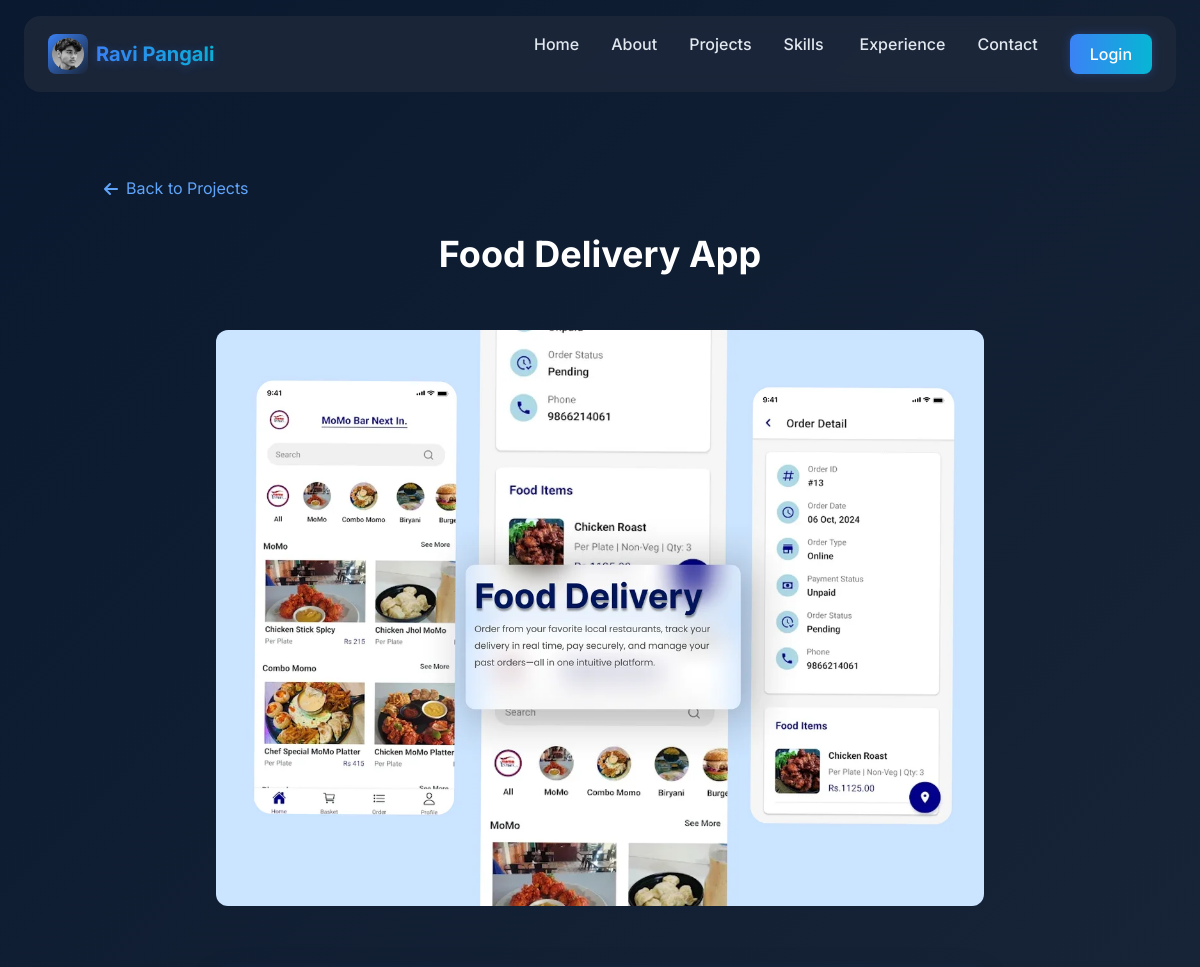
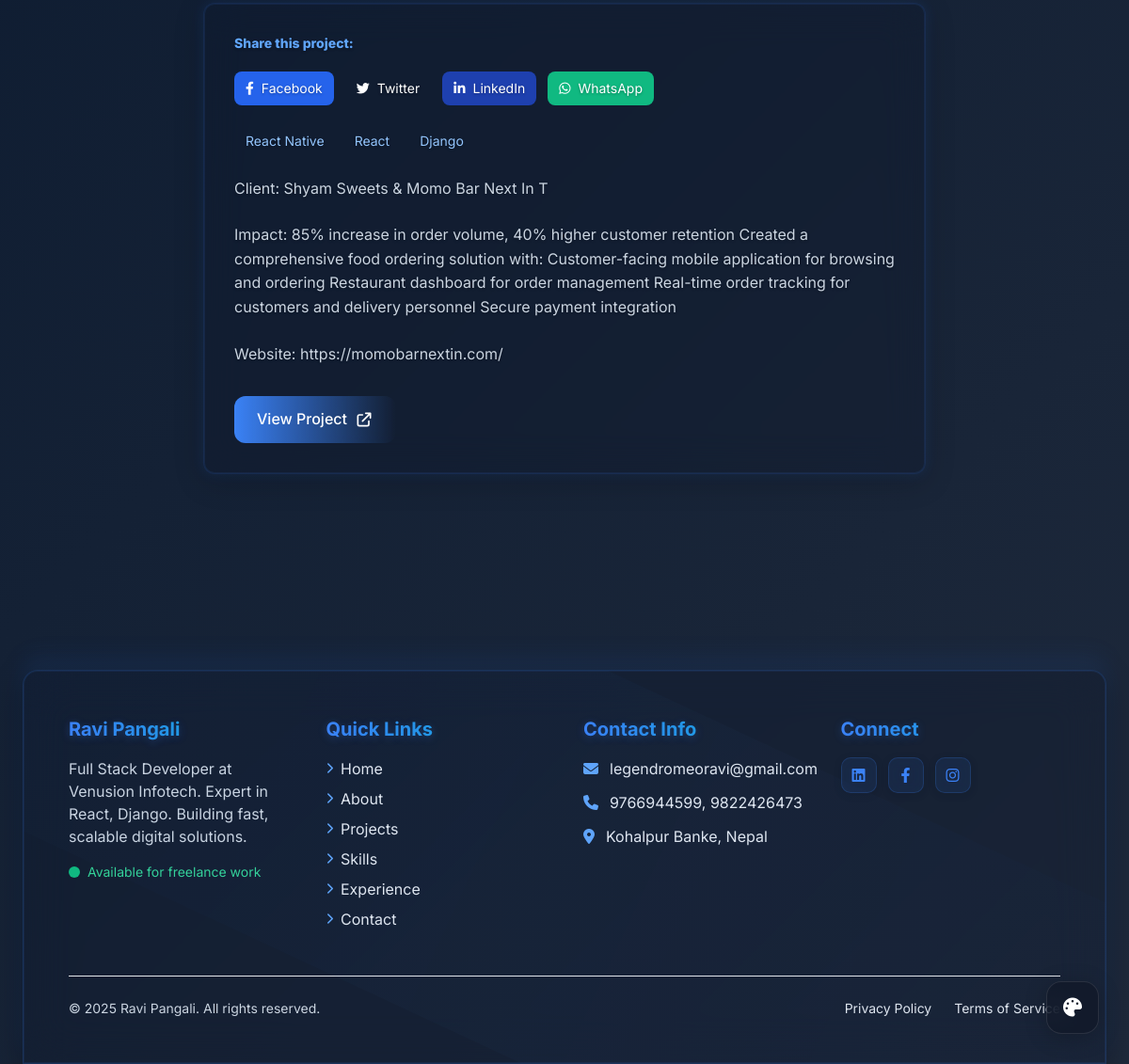
/project/5/, run on an earlier commit of the app's database (2 pictures, top to bottom).
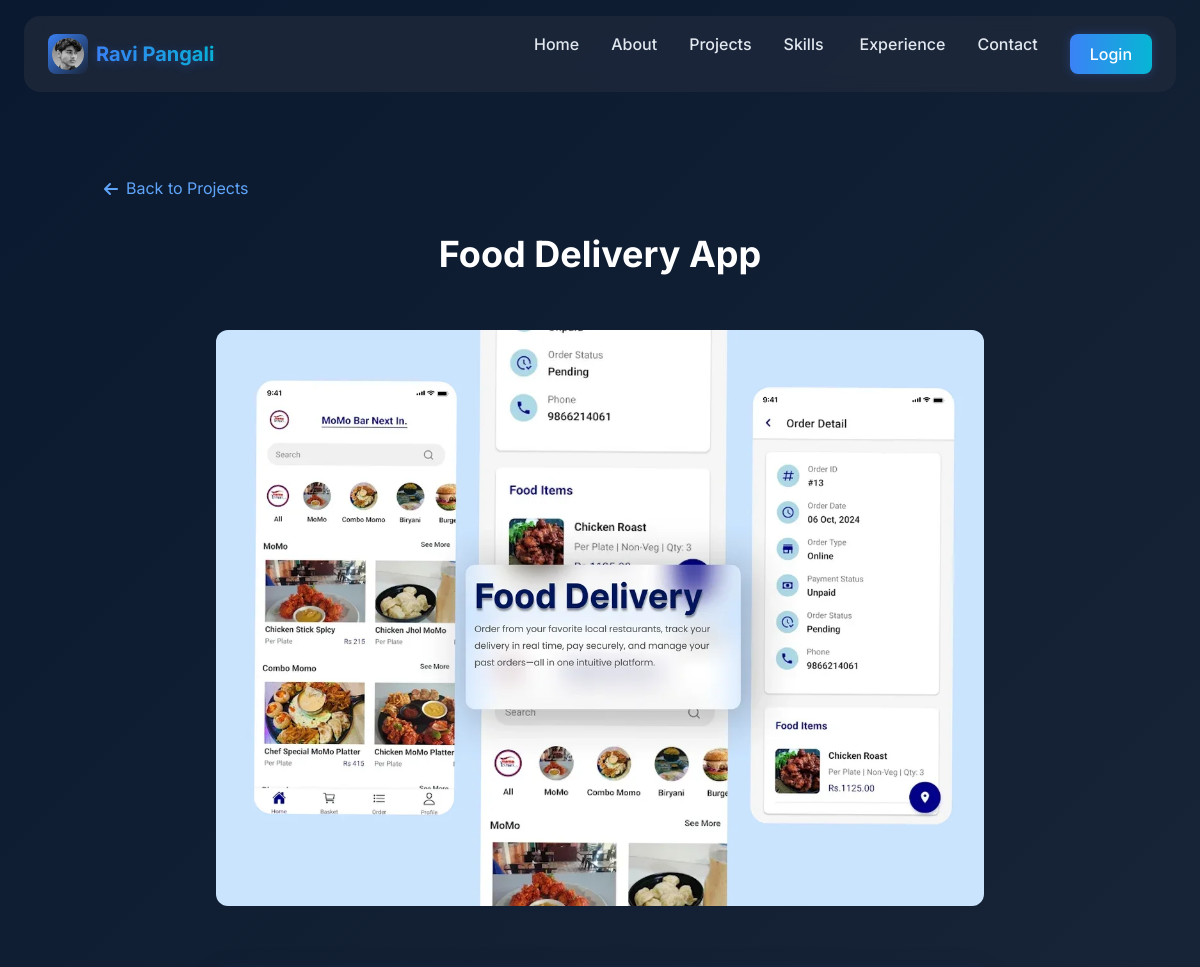
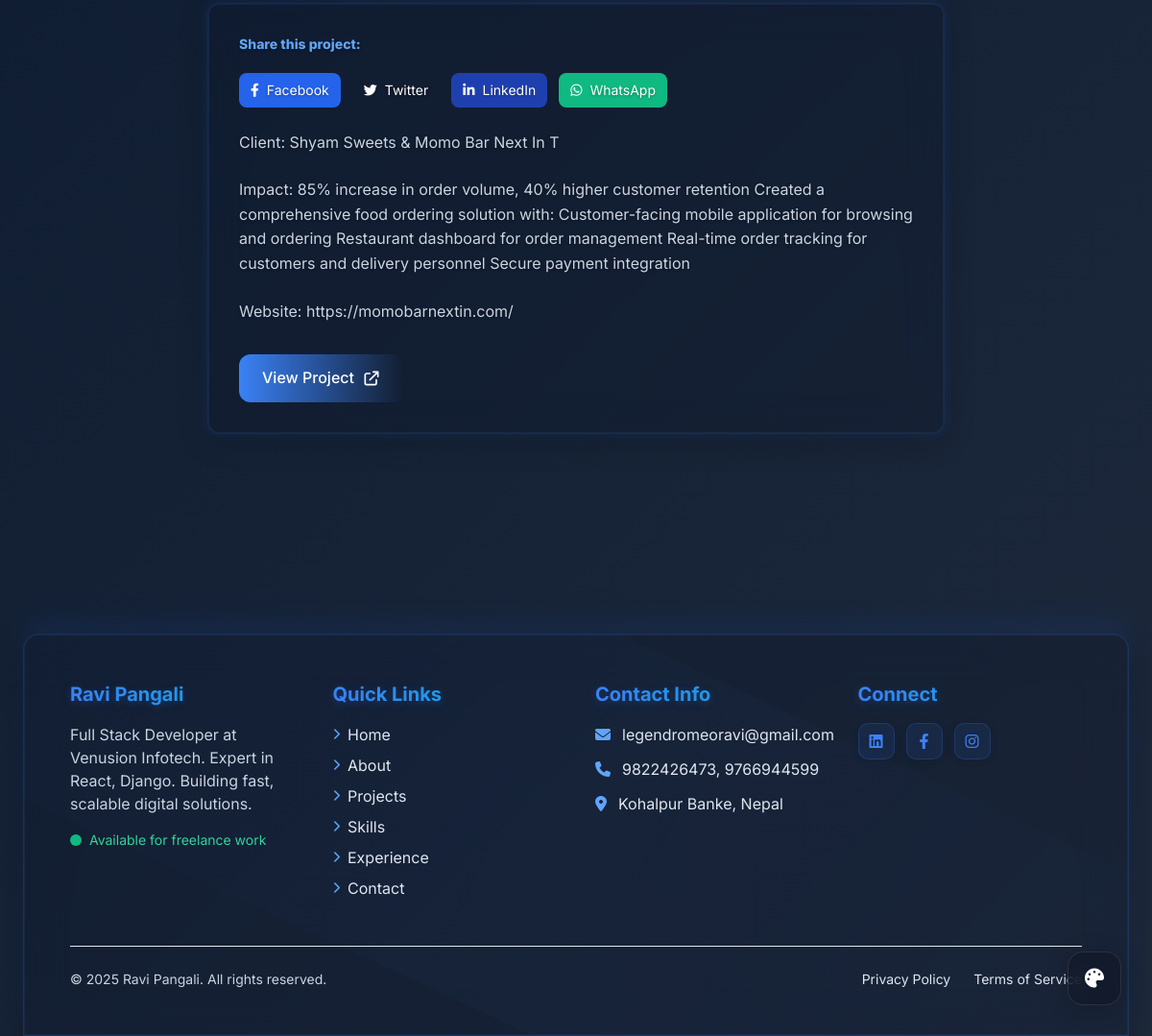
And on a later commit of the database (2 pictures, top to bottom).
### app/models.py (models this page shows, shortened)
class Project(models.Model):
    title = models.CharField(max_length=100)
    description = models.TextField()
    image = models.ImageField(upload_to='projects/', help_text="Recommended size: 1200x630px for optimal social media sharing")
    link = models.URLField(blank=True, null=True)
    order = models.PositiveIntegerField(default=0, help_text="Order to display projects")
    meta_title = models.CharField(max_length=60, blank=True, null=True,
                                help_text="Title for search engines (max 60 characters)")
    meta_description = models.CharField(max_length=160, blank=True, null=True,
                                      help_text="Description for search engines (max 160 characters)")
    meta_keywords = models.CharField(max_length=200, blank=True, null=True,
                                   help_text="Keywords for search engines (comma separated)")
    created_at = models.DateTimeField(auto_now_add=True, blank=True, null=True)
    updated_at = models.DateTimeField(auto_now=True)
    class Meta:
        ordering = ['order']

class Technology(models.Model):
    name = models.CharField(max_length=50)
    project = models.ForeignKey(Project, related_name='technologies', on_delete=models.CASCADE)
    class Meta:
        verbose_name_plural = "Technologies"

class Profile(models.Model):
    name = models.CharField(max_length=100)
    title = models.CharField(max_length=150, help_text="Your professional title or role")
    avatar = models.ImageField(upload_to='profile/', blank=True, null=True)
    email = models.EmailField(max_length=100)
    phone = models.CharField(max_length=30, blank=True, null=True, help_text="Phone number (e.g. +1 234 567 8900)")
    location = models.CharField(max_length=100)
    meta_description = models.CharField(max_length=160, blank=True, null=True,
                                      help_text="Description for search engines (max 160 characters)")
    meta_keywords = models.CharField(max_length=200, blank=True, null=True,
                                   help_text="Keywords for search engines (comma separated)")
    github = models.URLField(blank=True, null=True)
    facebook = models.URLField(blank=True, null=True)
    linkedin = models.URLField(blank=True, null=True)
    instagram = models.URLField(blank=True, null=True)
    created_at = models.DateTimeField(auto_now_add=True, blank=True, null=True)
    updated_at = models.DateTimeField(auto_now=True)
    class Meta:
        verbose_name = "Profile"
        verbose_name_plural = "Profile"

### app/views.py (the view)
# urls.py: path('project/<int:project_id>/', views.project_detail, name='project_detail'),
def project_detail(request, project_id):
    project = get_object_or_404(Project, id=project_id)
    try:
        profile = Profile.objects.first()
    except Profile.DoesNotExist:
        profile = None
    canonical_url = request.build_absolute_uri()
    meta_title = project.meta_title if project.meta_title else f"{project.title} | {profile.name if profile else 'Ravi Pangali'} Portfolio"
    meta_description = project.meta_description if project.meta_description else project.description[:157] + "..."
    meta_keywords = project.meta_keywords if project.meta_keywords else f"developer, portfolio, project, {profile.name if profile else 'Ravi Pangali'}, {project.title}"
    context = {
        'project': project,
        'profile': profile,
        'canonical_url': canonical_url,
        'meta_title': meta_title,
        'meta_description': meta_description,
        'meta_keywords': meta_keywords,
    }
    return render(request, 'app/project_detail.html', context)

### templates/app/project_detail.html (shortened to what this page needs)
{% extends "app/base/base.html" %}
{% block content %}
<section class="py-16 sm:py-20 relative">
    <div class="container mx-auto px-4">
        <div class="flex flex-col items-center gap-8">
            <a href="{% url 'home' %}#projects" class="self-start flex items-center text-blue-400 hover:text-blue-300 transition-colors">
                <i class="fas fa-arrow-left mr-2"></i> Back to Projects
            </a>
            <h1 class="text-3xl sm:text-4xl font-bold mb-6 text-center">{{ project.title }}</h1>
            <div class="w-full max-w-3xl rounded-xl overflow-hidden mb-8">
                {% if project.image %}
                <img src="{{ project.image.url }}" alt="{{ project.title }}" class="w-full h-auto">
                {% else %}
                <div class="bg-slate-800 h-64 flex items-center justify-center">
                    <span class="text-slate-400">No image available</span>
                </div>
                {% endif %}
            </div>
            <div class="glass-card blur-card p-6 sm:p-8 rounded-xl w-full max-w-3xl">
                <div class="flex flex-wrap gap-3 mb-6 justify-center sm:justify-start">
                    <h3 class="w-full text-blue-400 text-sm mb-2">Share this project:</h3>
                    <a href="https://www.facebook.com/sharer/sharer.php?u={{ request.build_absolute_uri|urlencode }}"
                       target="_blank" rel="noopener noreferrer"
                       class="bg-blue-600 hover:bg-blue-700 text-white px-3 py-2 rounded-lg flex items-center text-sm transition-colors">
                        <i class="fab fa-facebook-f mr-2"></i>
                        <span>Facebook</span>
                    </a>
                    <a href="https://twitter.com/intent/tweet?url={{ request.build_absolute_uri|urlencode }}&text={{ project.title|urlencode }}%20-%20{{ project.description|truncatechars:100|urlencode }}"
                       target="_blank" rel="noopener noreferrer"
                       class="bg-sky-500 hover:bg-sky-600 text-white px-3 py-2 rounded-lg flex items-center text-sm transition-colors">
                        <i class="fab fa-twitter mr-2"></i>
                        <span>Twitter</span>
                    </a>
                    <a href="https://www.linkedin.com/shareArticle?mini=true&url={{ request.build_absolute_uri|urlencode }}&title={{ project.title|urlencode }}&summary={{ project.description|truncatechars:100|urlencode }}"
                       target="_blank" rel="noopener noreferrer"
                       class="bg-blue-800 hover:bg-blue-900 text-white px-3 py-2 rounded-lg flex items-center text-sm transition-colors">
                        <i class="fab fa-linkedin-in mr-2"></i>
                        <span>LinkedIn</span>
                    </a>
                    <a href="https://wa.me/?text={{ project.title|urlencode }}%20{{ request.build_absolute_uri|urlencode }}"
                       target="_blank" rel="noopener noreferrer"
                       class="bg-green-500 hover:bg-green-600 text-white px-3 py-2 rounded-lg flex items-center text-sm transition-colors">
                        <i class="fab fa-whatsapp mr-2"></i>
                        <span>WhatsApp</span>
                    </a>
                </div>
                {% if project.technologies.all %}
                <div class="flex flex-wrap gap-2 mb-6">
                    {% for tech in project.technologies.all %}
                    <span class="px-3 py-1 bg-blue-500/20 rounded-lg text-sm text-blue-300">{{ tech.name }}</span>
                    {% endfor %}
                </div>
                {% endif %}
                <div class="prose prose-lg prose-invert max-w-none">
                    <p>{{ project.description|linebreaks }}</p>
                </div>
                {% if project.link %}
                <div class="mt-8">
                    <a href="{{ project.link }}" target="_blank" rel="noopener noreferrer"
                       class="inline-flex items-center px-6 py-3 bg-gradient-to-r from-blue-500 to-cyan-500 rounded-xl
                              text-white font-medium transition-all duration-300 hover:shadow-lg hover:shadow-blue-500/30">
                        View Project
                        <svg class="w-5 h-5 ml-2" fill="none" stroke="currentColor" viewBox="0 0 24 24"
                             xmlns="http://www.w3.org/2000/svg">
                            <path stroke-linecap="round" stroke-linejoin="round" stroke-width="2"
                                  d="M10 6H6a2 2 0 00-2 2v10a2 2 0 002 2h10a2 2 0 002-2v-4M14 4h6m0 0v6m0-6L10 14"></path>
                        </svg>
                    </a>
                </div>
                {% endif %}
            </div>
        </div>
    </div>
</section>
{% endblock %}

### templates/app/base/footer.html (shortened to what this page needs)
<footer class="mt-20 sm:mt-32 relative">
    <div class="absolute inset-0 bg-gradient-to-b from-transparent to-slate-900/50"></div>
    <div class="main-container relative z-10 px-3 sm:px-4">
        <div class="glass-footer p-6 sm:p-12 rounded-t-xl sm:rounded-t-2xl border-t border-blue-500/30">
            <div class="grid grid-cols-1 sm:grid-cols-2 lg:grid-cols-4 gap-8 sm:gap-10">
                <div>
                    <h3 class="text-xl font-bold mb-4 gradient-text">{% if profile %}{{ profile.name }}{% else %}Ravi Pangali{% endif %}</h3>
                    <p class="text-slate-300 mb-4 text-sm sm:text-base">{% if profile %}{{ profile.title }}{% else %}Full Stack Developer crafting elegant, user-friendly web applications with modern technologies and creative solutions.{% endif %}</p>
                    <div class="flex items-center space-x-2">
                        <div class="w-3 h-3 bg-green-500 rounded-full animate-pulse"></div>
                        <span class="text-green-400 text-xs sm:text-sm">Available for freelance work</span>
                    </div>
                </div>
                <div>
                    <h3 class="text-xl font-bold mb-4 gradient-text">Quick Links</h3>
                    <ul class="grid grid-cols-2 sm:grid-cols-1 gap-2">
                        <li><a href="{% url 'home' %}#hero" class="text-slate-300 hover:text-blue-400 transition-colors flex items-center text-sm sm:text-base"><i class="fas fa-chevron-right text-xs mr-2 text-blue-400"></i> Home</a></li>
                        <li><a href="{% url 'home' %}#about" class="text-slate-300 hover:text-blue-400 transition-colors flex items-center text-sm sm:text-base"><i class="fas fa-chevron-right text-xs mr-2 text-blue-400"></i> About</a></li>
                        <li><a href="{% url 'home' %}#projects" class="text-slate-300 hover:text-blue-400 transition-colors flex items-center text-sm sm:text-base"><i class="fas fa-chevron-right text-xs mr-2 text-blue-400"></i> Projects</a></li>
                        <li><a href="{% url 'home' %}#skills" class="text-slate-300 hover:text-blue-400 transition-colors flex items-center text-sm sm:text-base"><i class="fas fa-chevron-right text-xs mr-2 text-blue-400"></i> Skills</a></li>
                        <li><a href="{% url 'home' %}#timeline" class="text-slate-300 hover:text-blue-400 transition-colors flex items-center text-sm sm:text-base"><i class="fas fa-chevron-right text-xs mr-2 text-blue-400"></i> Experience</a></li>
                        <li><a href="{% url 'home' %}#contact" class="text-slate-300 hover:text-blue-400 transition-colors flex items-center text-sm sm:text-base"><i class="fas fa-chevron-right text-xs mr-2 text-blue-400"></i> Contact</a></li>
                    </ul>
                </div>
                <div>
                    <h3 class="text-xl font-bold mb-4 gradient-text">Contact Info</h3>
                    <ul class="space-y-3">
                        {% if profile and profile.email %}
                        <li class="flex items-start">
                            <i class="fas fa-envelope text-blue-400 mt-1 mr-3"></i>
                            <span class="text-slate-300 text-sm sm:text-base">{{ profile.email }}</span>
                        </li>
                        {% endif %}
                        {% if profile and profile.phone %}
                        <li class="flex items-start">
                            <i class="fas fa-phone text-blue-400 mt-1 mr-3"></i>
                            <span class="text-slate-300 text-sm sm:text-base">{{ profile.phone }}</span>
                        </li>
                        {% endif %}
                        {% if profile and profile.location %}
                        <li class="flex items-start">
                            <i class="fas fa-map-marker-alt text-blue-400 mt-1 mr-3"></i>
                            <span class="text-slate-300 text-sm sm:text-base">{{ profile.location }}</span>
                        </li>
                        {% endif %}
                    </ul>
                </div>
                <div>
                    <h3 class="text-xl font-bold mb-4 gradient-text">Connect</h3>
                    <div class="flex space-x-3">
                        {% if profile and profile.linkedin %}
                        <a href="{{ profile.linkedin }}" class="social-link">
                            <i class="fab fa-linkedin"></i>
                        </a>
                        {% endif %}
                        {% if profile and profile.facebook %}
                        <a href="{{ profile.facebook }}" class="social-link">
                            <i class="fab fa-facebook-f"></i>
                        </a>
                        {% endif %}
                        {% if profile and profile.instagram %}
                        <a href="{{ profile.instagram }}" class="social-link">
                            <i class="fab fa-instagram"></i>
                        </a>
                        {% endif %}
                    </div>
                </div>
            </div>
            <div class="mt-8 sm:mt-12 pt-6 border-t border-slate-700/50">
                <div class="flex flex-col md:flex-row justify-between items-center">
                    <p class="text-slate-400 text-xs sm:text-sm mb-4 md:mb-0">© {% now "Y" %} {% if profile %}{{ profile.name }}{% else %}Ravi Pangali{% endif %}. All rights reserved.</p>
                    <div class="flex space-x-6">
                        <a href="#" class="text-slate-400 text-xs sm:text-sm hover:text-blue-400 transition-colors">Privacy Policy</a>
                        <a href="#" class="text-slate-400 text-xs sm:text-sm hover:text-blue-400 transition-colors">Terms of Service</a>
                    </div>
                </div>
            </div>
        </div>
    </div>
</footer>

What changed in the data, as far as the page shows it:
removed Technology: name "React Native"
removed Technology: name "React"
removed Technology: name "Django"
changed Project "Food Delivery App": image: a different picture
changed Profile "Ravi Pangali": phone "9766944599, 9822426473" → "9822426473, 9766944599"
